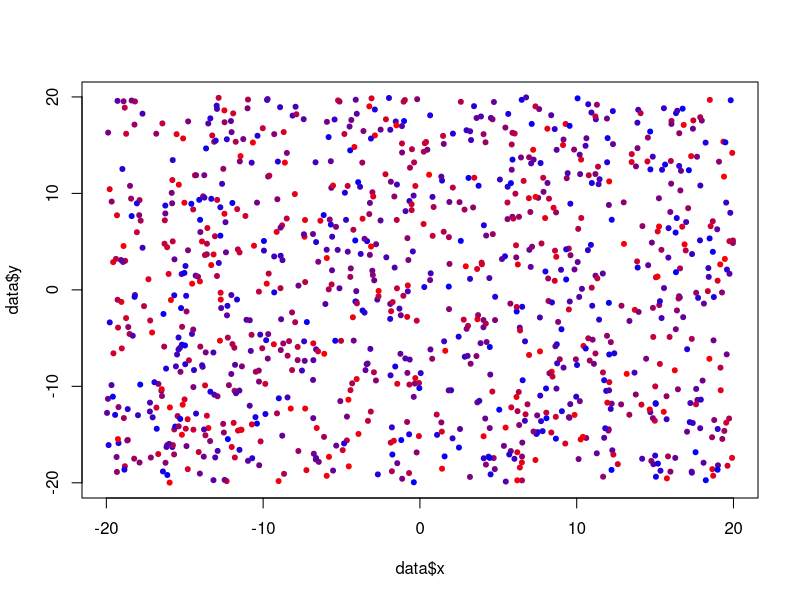

Write the R code that produced this figure.
## ---- chunk 1

## ---- chunk 2
gimme_points <- function(N = 100, scale = 1.0) (runif(N)*2.0-1.0) * scale
n_observations = 2^10
data <- data.frame(
  x = gimme_points(n_observations, 20),
  y = gimme_points(n_observations, 20),
  z = gimme_points(n_observations,  1)
)
## ---- chunk 3
rbPal <- colorRampPalette(c('red','blue'))

# https://stackoverflow.com/a/9946970
color <- rbPal(n_observations)[as.numeric(cut(data$z, breaks = n_observations))]

plot(data$x, data$y, col = color, pch = 20)
